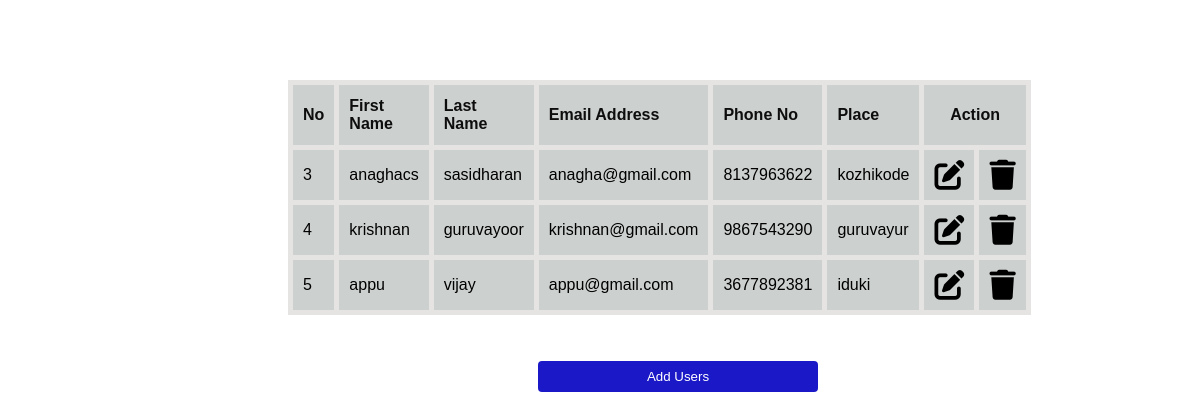
/, run on an earlier commit of the app's database.
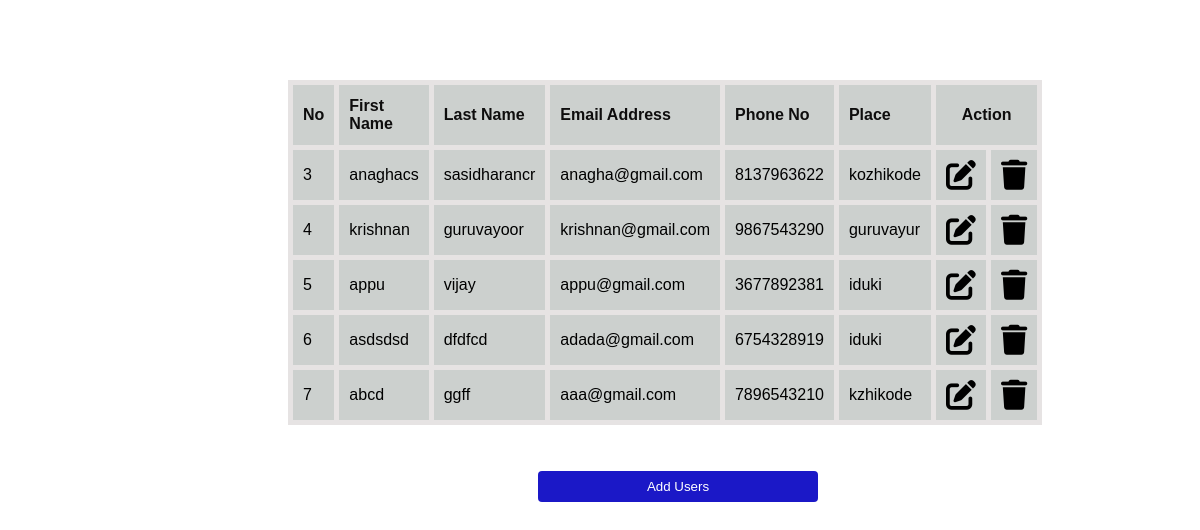
And on a later commit of the database.
### newapp/models.py (models this page shows)
class Users(models.Model):
    first_name=models.CharField(max_length=20)
    last_name=models.CharField(max_length=20)
    email_address=models.EmailField(max_length=50)
    phone_no=models.CharField(max_length=12)
    place=models.CharField(max_length=50)

### newapp/views.py (the view)
# urls.py: path('', views.index,name="index"),
def index(request):
    user=Users.objects.all()
    return render(request,'index.html',{'user':user})

### newapp/templates/index.html (shortened to what this page needs)
<!DOCTYPE html>
<html lang="en">
<head>
</head>
{% load static %}
<link rel="stylesheet" href="{% static 'style.css' %}">
<link rel="stylesheet" href="https://cdnjs.cloudflare.com/ajax/libs/font-awesome/6.0.0/css/all.min.css"><body>
    <div class="container">
        <table id="customers" border="1">
            <thead>
                <th>No</th>
                <th> First Name</th>
                <th> Last Name</th>
                <th>Email Address</th>
                <th>Phone No</th>
                <th>Place</th>
                <th colspan="2" id="mid">Action</th>
            </thead>
            {% for i in user %}
            <tr>
                <td>{{i.id}}</td>
                <td>{{i.first_name}}</td>
                <td>{{i.last_name}}</td>
                <td>{{i.email_address}}</td>
                <td>{{i.phone_no}}</td>
                <td>{{i.place}}</td>
                <td>
                    <a href="update/{{i.id}}"><i class="fas fa-edit"></i></a>
                </td>
                <td>
                    <a href="delete/{{i.id}}"><i class="fa-solid fa-trash"></i></a>
                </td>
            </tr>
            {% endfor %}
        </table>
        <br><br>
        <a href="{% url 'add' %}"><button id="new3">Add Users</button></a><br><br>
    </div>
</body>
</html>

What changed in the data, as far as the page shows it:
changed Users "anaghacs": last_name "sasidharan" → "sasidharancr"
added Users: id "6", first_name "asdsdsd", last_name "dfdfcd", email_address "adada@gmail.com", phone_no "6754328919", place "iduki"
added Users: id "7", first_name "abcd", last_name "ggff", email_address "aaa@gmail.com", phone_no "7896543210", place "kzhikode"
